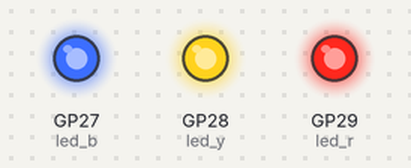
Simulated run of this program. Board: Raspberry Pi Pico running MicroPython. Parts: output pins drawn as LEDs (lit = HIGH).

Above: at 0.5 s.
At 3.5 s:
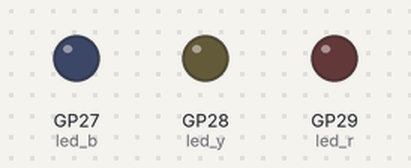
Timing chart, 0 to 4.6 s (numbered marks = the images above):
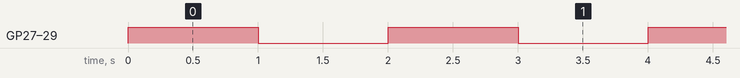

The program:

LED2.py
```python
from machine import Pin
import utime

led_r = machine.Pin(29, machine.Pin.OUT)
led_y = machine.Pin(28, machine.Pin.OUT)
led_b = machine.Pin(27, machine.Pin.OUT)

while True:
    led_r.toggle()
    led_y.toggle()
    led_b.toggle()
    utime.sleep(1)
```

Measured:
- by itself, GP27 (led_b), GP28 (led_y), GP29 (led_r): alternates HIGH for 1.0 s and LOW for 1.0 s
